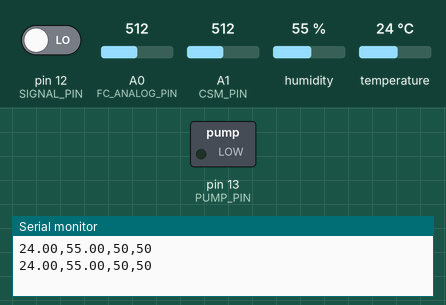
Recording of a sketch running on a simulated Arduino Uno, built with avr-gcc and run on an emulated ATmega328P. On the bench: switched loads named in the sketch (green lamp = pin HIGH), the last lines printed to the serial monitor. Inputs (shaded band) come from the test bench; at power-on: pin 12 (SIGNAL_PIN) LOW, A0 (FC_ANALOG_PIN) = 512, A1 (CSM_PIN) = 512, humidity 55 %, temperature 24 °C.

Above: at 2.8 s.
2.9 s: pin 12 (SIGNAL_PIN) driven HIGH
At 4.0 s:
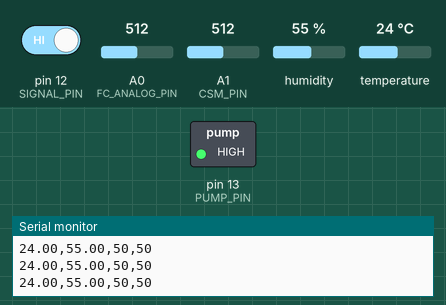
4.5 s: pin 12 (SIGNAL_PIN) driven LOW
At 6.5 s:
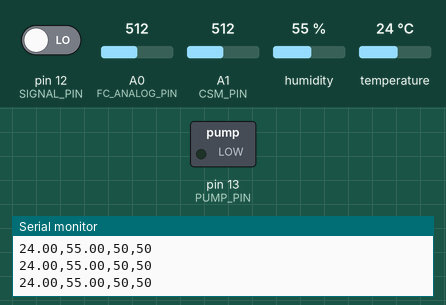
Timing chart, 0 to 8.0 s (numbered marks = the images above; inputs shaded):
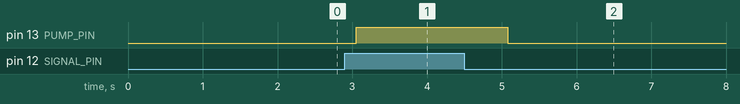

Measured:
- after the input at 2.9 s, pin 13 (PUMP_PIN): LOW → HIGH after 0.15 s
- after the input at 4.5 s, pin 13 (PUMP_PIN): HIGH → LOW after 0.58 s

The sketch:

ArduinoUNO.ino
```cpp
#include <DHT.h>

#define DHT_PIN 2
#define DHT_TYPE DHT11
#define FC_ANALOG_PIN A0
#define CSM_PIN A1
#define SIGNAL_PIN 12
#define PUMP_PIN 13

DHT dht(DHT_PIN, DHT_TYPE);
float temperature, humidity;
uint16_t rain;
uint16_t moisture;

// Arduino setup function
void setup() {
  Serial.begin(9600);
  dht.begin();
  pinMode(FC_ANALOG_PIN, INPUT);
  pinMode(SIGNAL_PIN, INPUT);
  pinMode(PUMP_PIN, OUTPUT);
}

// Arduino loop function
void loop() {
  delay(1000);

  temperature = dht.readTemperature();
  humidity = dht.readHumidity();

  rain = analogRead(FC_ANALOG_PIN);
  rain = map(rain, 0, 1023, 100, 0);
  if(rain < 5)
    rain = 0;

  moisture = analogRead(CSM_PIN);
  moisture = map(moisture, 0, 1023, 100, 0);

  Serial.print(temperature);
  Serial.print(',');
  Serial.print(humidity);
  Serial.print(',');
  Serial.print(rain);
  Serial.print(',');
  Serial.println(moisture);

  digitalWrite(PUMP_PIN, digitalRead(SIGNAL_PIN));
}
```
